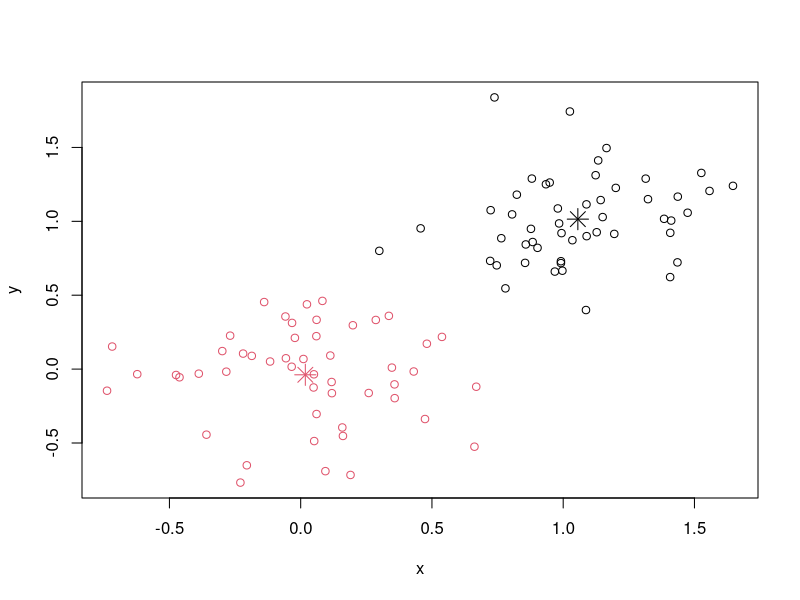

The R source for this figure:
#!/usr/bin/Rscript

# k mean cluster example
# http://www.statmethods.net/advstats/cluster.html
#
m1 = matrix(rnorm(100, sd = 0.3), ncol = 2)
m2 = matrix(rnorm(100, mean=1, sd = 0.3), ncol = 2)

x = rbind(m1,m2)
colnames(x) = c("x", "y")
cl = kmeans(x, 2)  # 2 clusters
cl

plot(x, col = cl$cluster)
points(cl$centers, col = 1:2, pch = 8, cex=2)

#
# to use cluster vector, you can col bind to original matrix
nx = cbind(x, clusternum = cl$cluster)
table(nx[,3])

# list all rows belong to cluster n
x[cl$cluster==2,]


